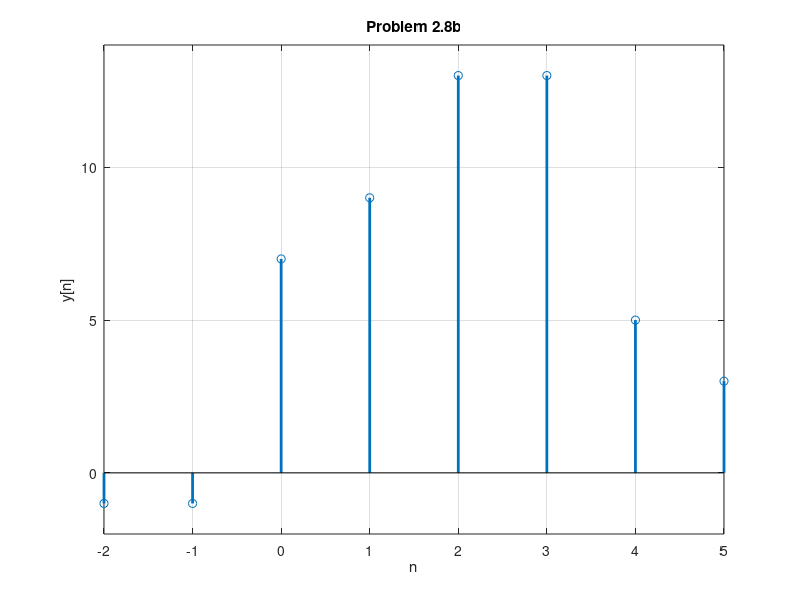

Recreate this plot in MATLAB.
%Copyright (c) 2016, Austin Minor
%All rights reserved.
%
%Redistribution and use in source and binary forms, with or without
%modification, are permitted provided that the following conditions are met:
%    * Redistributions of source code must retain the above copyright
%      notice, this list of conditions and the following disclaimer.
%    * Redistributions in binary form must reproduce the above copyright
%      notice, this list of conditions and the following disclaimer in the
%      documentation and/or other materials provided with the distribution.
%    * Neither the name of the Austin Minor nor the
%      names of its contributors may be used to endorse or promote products
%      derived from this software without specific prior written permission.
%
%THIS SOFTWARE IS PROVIDED BY THE COPYRIGHT HOLDERS AND CONTRIBUTORS "AS IS" AND
%ANY EXPRESS OR IMPLIED WARRANTIES, INCLUDING, BUT NOT LIMITED TO, THE IMPLIED
%WARRANTIES OF MERCHANTABILITY AND FITNESS FOR A PARTICULAR PURPOSE ARE
%DISCLAIMED. IN NO EVENT SHALL Austin Minor BE LIABLE FOR ANY
%DIRECT, INDIRECT, INCIDENTAL, SPECIAL, EXEMPLARY, OR CONSEQUENTIAL DAMAGES
%(INCLUDING, BUT NOT LIMITED TO, PROCUREMENT OF SUBSTITUTE GOODS OR SERVICES;
%LOSS OF USE, DATA, OR PROFITS; OR BUSINESS INTERRUPTION) HOWEVER CAUSED AND
%ON ANY THEORY OF LIABILITY, WHETHER IN CONTRACT, STRICT LIABILITY, OR TORT
%(INCLUDING NEGLIGENCE OR OTHERWISE) ARISING IN ANY WAY OUT OF THE USE OF THIS
%SOFTWARE, EVEN IF ADVISED OF THE POSSIBILITY OF SUCH DAMAGE.
%
%Author: Austin Minor
%Version: 2/3/2016

x = [1 1 1 1];
v = [-1 0 8 2 3];
istart = -2;
%Minus two because MATLAB bound rules
n = istart:1:length(x) + length(v) - 2 + istart; 

y = conv(x, v)

stem(n, y, 'linewidth', 2)
xlabel('n')
ylabel('y[n]')
title('Problem 2.8b')
grid on
axis([istart max(n) min(y)-1 max(y)+1])